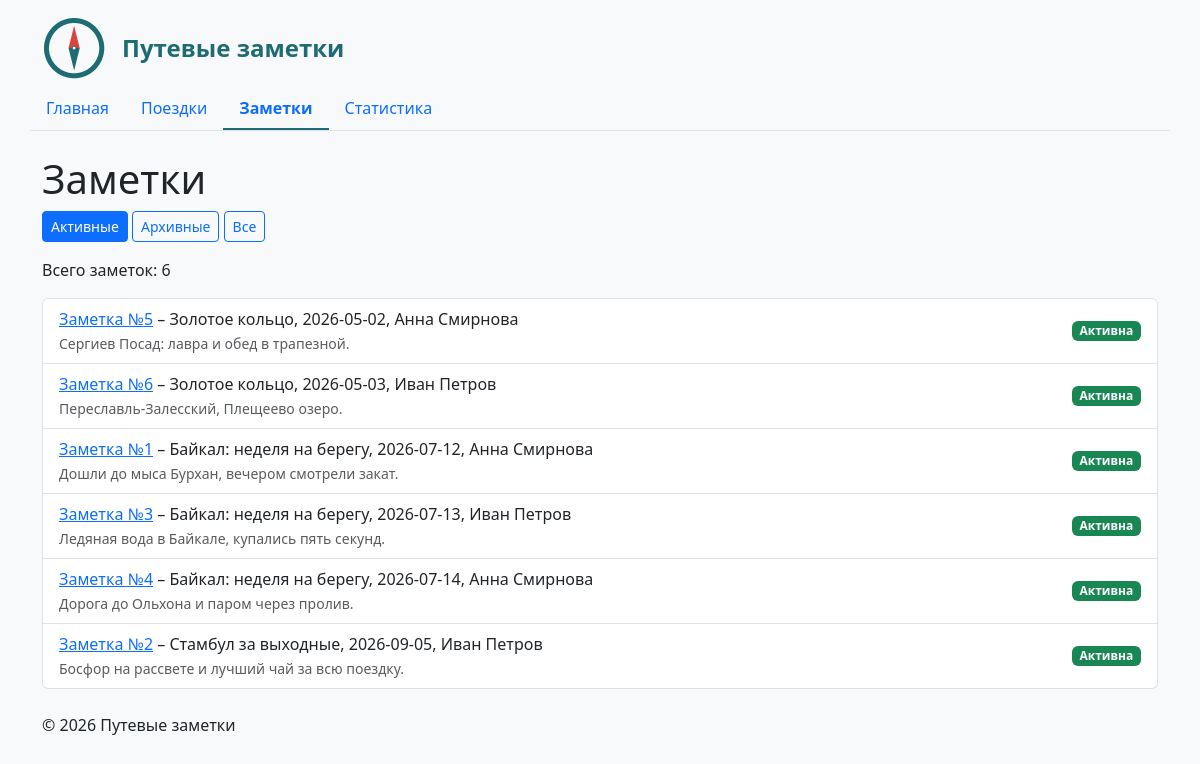
The app's page /notes/ with its own data.
### notes/views.py (the view)
# urls.py: path("", views.notes, name="list"),
def notes(request):
    status = request.GET.get("status", "active")
    if status not in STATUSES:
        status = "active"
    with closing(get_connection()) as conn:
        conn.row_factory = sqlite3.Row
        notes_data = conn.execute(
            """
            SELECT
                notes.id,
                notes.note_date,
                notes.text,
                notes.is_archived,
                trips.title AS trip_title,
                travelers.name AS traveler_name
            FROM notes
            JOIN trips
                ON notes.trip_id = trips.id
            JOIN travelers
                ON notes.traveler_id = travelers.id
            WHERE (? = 'all' OR notes.is_archived = ?)
            ORDER BY notes.note_date, notes.id;
            """,
            [status, STATUSES[status][1]],
        ).fetchall()
    return render(
        request,
        "notes/note_list.html",
        {
            "notes": notes_data,
            "status": status,
            "statuses": STATUSES,
        },
    )

### db/database.py (called while the page is built)
def get_connection() -> sqlite3.Connection:
    conn = sqlite3.connect(DB_PATH)
    conn.execute("PRAGMA foreign_keys = ON")
    return conn

### notes/templates/notes/note_list.html (shortened to what this page needs)
{% extends "base.html" %}
{% block content %}
    <h1>Заметки</h1>
    <p>
        {% for key, item in statuses.items %}
            <a
                href="{% url 'notes:list' %}?status={{ key }}"
                class="btn btn-sm {% if key == status %}btn-primary{% else %}btn-outline-primary{% endif %}"
            >
                {{ item.0 }}
            </a>
        {% endfor %}
    </p>
    <p>Всего заметок: {{ notes|length }}</p>
    <ul class="list-group">
        {% for note in notes %}
            <li class="list-group-item d-flex justify-content-between">
                <span>
                    <a href="{% url 'notes:detail' note.id %}">Заметка №{{ note.id }}</a>
                    – {{ note.trip_title }}, {{ note.note_date }},
                    {{ note.traveler_name }}
                    <br>
                    <small class="text-muted">
                        {{ note.text|truncatechars:60 }}
                    </small>
                </span>
                {% include "notes/includes/note_status.html" %}
            </li>
        {% empty %}
            <li class="list-group-item">Заметки не найдены.</li>
        {% endfor %}
    </ul>
{% endblock %}

### templates/base.html (shortened to what this page needs)
{% load static %}
<!DOCTYPE html>
<html lang="ru">
<head>
    <link
        rel="stylesheet"
        href="{% static 'homepage/css/bootstrap.min.css' %}"
    >
    <link rel="stylesheet" href="{% static 'homepage/css/style.css' %}">
</head>
<body>
    <header class="container site-header">
        <img
            src="{% static 'homepage/img/logo.png' %}"
            alt="Путевые заметки"
            class="travel-logo"
        >
        <span class="site-title">Путевые заметки</span>
    </header>
    {% include "includes/navigation.html" %}
    <main class="container">
        {% block content %}
        {% endblock %}
    </main>
    <footer class="container mt-4 mb-3">
        <p>© <span id="current-year"></span> Путевые заметки</p>
    </footer>
</body>
</html>

### templates/includes/navigation.html
<nav class="nav container site-nav">
    <a class="nav-link" href="{% url 'homepage:index' %}">Главная</a>
    <a class="nav-link" href="{% url 'trips:list' %}">Поездки</a>
    <a class="nav-link" href="{% url 'notes:list' %}">Заметки</a>
    <a class="nav-link" href="{% url 'notes:statistics' %}">Статистика</a>
</nav>

### notes/templates/notes/includes/note_status.html
{% if note.is_archived %}
    <span class="badge bg-secondary note-status note-status-archived">
        В архиве
    </span>
{% else %}
    <span class="badge bg-success note-status note-status-active">
        Активна
    </span>
{% endif %}

### homepage/static/homepage/css/style.css (style rules this page uses)
body { min-height: 100vh; background-color: #f7f9fa; }
.site-header { display: flex; align-items: center; gap: 1rem; padding-top: 0.5rem; }
.site-title { font-size: 1.5rem; font-weight: 700; color: #1d6b73; }
.travel-logo { width: 64px; height: auto; margin: 0.5rem 0; }
.site-nav { border-bottom: 1px solid #dde3e6; margin-bottom: 1.5rem; }
.note-status { font-weight: 600; align-self: center; }
.nav-link.active { font-weight: 700; border-bottom: 2px solid #1d6b73; }

### records on screen
notes: id "5", trip_title "Золотое кольцо", note_date "2026-05-02", traveler_name "Анна Смирнова", text "Сергиев Посад: лавра и обед в трапезной."
notes: id "6", trip_title "Золотое кольцо", note_date "2026-05-03", traveler_name "Иван Петров", text "Переславль-Залесский, Плещеево озеро."
notes: id "1", trip_title "Байкал: неделя на берегу", note_date "2026-07-12", traveler_name "Анна Смирнова", text "Дошли до мыса Бурхан, вечером смотрели закат."
notes: id "3", trip_title "Байкал: неделя на берегу", note_date "2026-07-13", traveler_name "Иван Петров", text "Ледяная вода в Байкале, купались пять секунд."
notes: id "4", trip_title "Байкал: неделя на берегу", note_date "2026-07-14", traveler_name "Анна Смирнова", text "Дорога до Ольхона и паром через пролив."
notes: id "2", trip_title "Стамбул за выходные", note_date "2026-09-05", traveler_name "Иван Петров", text "Босфор на рассвете и лучший чай за всю поездку."

### other values on screen
{{ item.0 }} "Активные" "Архивные" "Все"
{{ notes|length }} "6"
